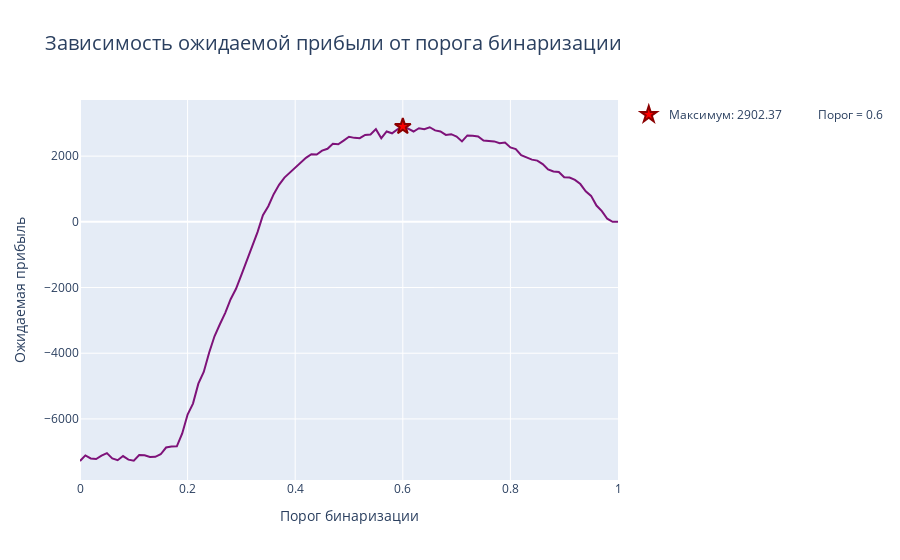

The notebook cell saved with this chart:
### Markdown cell above
Постройте график зависимости прибыли от порога бинаризации. Выделите наилучший порог

### Code cell
fig = px.line(x=trs, 
              y=profits, 
              title='Зависимость ожидаемой прибыли от порога бинаризации',
              color_discrete_sequence=["#7E1279"])

fig.update_layout(
    xaxis_title='Порог бинаризации',          
    yaxis_title='Ожидаемая прибыль',
    title_font_size=20,     
    font=dict(size=12)     
)

fig.add_scatter(
    x=[results.idxmax(axis=1)['mean_profit']], 
    y=[results.max(axis=1)['mean_profit']],
    mode='markers',
    marker=dict(
        color='red',
        size=12,
        symbol='star',  # Звезда вместо круга
        line=dict(color='darkred', width=2)
    ),
    name=f'Максимум: {results.max(axis=1)['mean_profit']:.2f} \
           Порог = {results.idxmax(axis=1)['mean_profit']}'
)

fig.update_layout(
    xaxis_title='Порог бинаризации',          
    yaxis_title='Ожидаемая прибыль',
    title_font_size=20,     
    font=dict(size=12)     
)

fig.update_traces(
    line_width=2       
)

fig.show()

### Figure 1 — Plotly figure (JSON) as saved in the notebook; plotly's stock layout.template omitted (floating-point values rounded to 4 significant figures)
{"data": [{"hovertemplate": "x=%{x}<br>y=%{y}<extra></extra>", "legendgroup": "", "line": {"color": "#7E1279", "dash": "solid", "width": 2}, "marker": {"symbol": "circle"}, "mode": "lines", "name": "", "orientation": "h", "showlegend": false, "type": "scatter", "x": [0, 0.01, 0.02, 0.03, 0.04, 0.05, 0.06, 0.07, 0.08, 0.09, 0.1, 0.11, 0.12, 0.13, 0.14, 0.15, 0.16, 0.17, 0.18, 0.19, 0.2, 0.21, 0.22, 0.23, 0.24, 0.25, 0.26, 0.27, 0.28, 0.29, 0.3, 0.31, 0.32, 0.33, 0.34, 0.35, 0.36, 0.37, 0.38, 0.39, 0.4, 0.41, 0.42, 0.43, 0.44, 0.45, 0.46, 0.47, 0.48, 0.49, 0.5, 0.51, 0.52, 0.53, 0.54, 0.55, 0.56, 0.57, 0.58, 0.59, 0.6, 0.61, 0.62, 0.63, 0.64, 0.65, 0.66, 0.67, 0.68, 0.69, 0.7, 0.71, 0.72, 0.73, 0.74, 0.75, 0.76, 0.77, 0.78, 0.79, 0.8, 0.81, 0.82, 0.83, 0.84, 0.85, 0.86, 0.87, 0.88, 0.89, 0.9, 0.91, 0.92, 0.93, 0.94, 0.95, 0.96, 0.97, 0.98, 0.99, 1], "xaxis": "x", "y": [-7281.0, -7110.0, -7202.0, -7222.0, -7119.0, -7041.0, -7201.0, -7257.0, -7132.0, -7239.0, -7269.0, -7101.0, -7107.0, -7156.0, -7153.0, -7076.0, -6870.0, -6839.0, -6835.0, -6443.0, -5866.0, -5533.0, -4928.0, -4572.0, -3987.0, -3483.0, -3119.0, -2771.0, -2355.0, -2040.0, -1618.0, -1186.0, -706.0, -313.9, 203.8, 474.4, 843.2, 1128.0, 1346.0, 1497.0, 1636.0, 1809.0, 1949.0, 2061.0, 2051.0, 2168.0, 2225.0, 2374.0, 2361.0, 2474.0, 2589.0, 2557.0, 2547.0, 2644.0, 2661.0, 2822.0, 2546.0, 2750.0, 2696.0, 2816.0, 2902.0, 2836.0, 2751.0, 2851.0, 2820.0, 2879.0, 2783.0, 2752.0, 2646.0, 2669.0, 2598.0, 2448.0, 2630.0, 2622.0, 2600.0, 2477.0, 2455.0, 2449.0, 2391.0, 2416.0, 2265.0, 2215.0, 2027.0, 1967.0, 1893.0, 1863.0, 1760.0, 1598.0, 1533.0, 1519.0, 1356.0, 1348.0, 1278.0, 1150.0, 926.9, 790.7, 496.3, 324.3, 94.45, 0, 0], "yaxis": "y"}, {"line": {"width": 2}, "marker": {"color": "red", "line": {"color": "darkred", "width": 2}, "size": 12, "symbol": "star"}, "mode": "markers", "name": "Максимум: 2902.37            Порог = 0.6", "type": "scatter", "x": [0.6], "y": [2902.0]}], "layout": {"font": {"size": 12}, "legend": {"tracegroupgap": 0}, "title": {"font": {"size": 20}, "text": "Зависимость ожидаемой прибыли от порога бинаризации"}, "xaxis": {"anchor": "y", "domain": [0, 1], "title": {"text": "Порог бинаризации"}}, "yaxis": {"anchor": "x", "domain": [0, 1], "title": {"text": "Ожидаемая прибыль"}}}}
